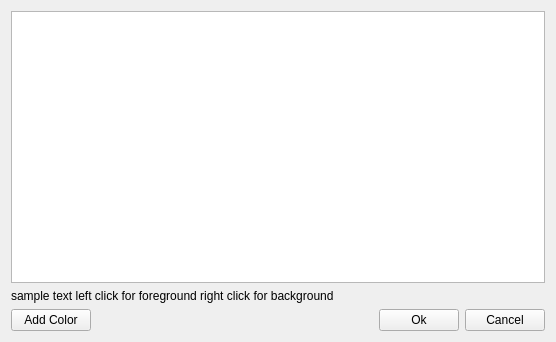
<?xml version="1.0" encoding="UTF-8"?>
<ui version="4.0">
 <class>ColorPickerWidget</class>
 <widget class="QWidget" name="ColorPickerWidget">
  <property name="geometry">
   <rect>
    <x>0</x>
    <y>0</y>
    <width>556</width>
    <height>342</height>
   </rect>
  </property>
  <property name="windowTitle">
   <string>ColorPicker</string>
  </property>
  <layout class="QGridLayout" name="gridLayout_2">
   <item row="0" column="0">
    <layout class="QGridLayout" name="gridLayout">
     <item row="3" column="2">
      <widget class="QPushButton" name="ok">
       <property name="text">
        <string>Ok</string>
       </property>
      </widget>
     </item>
     <item row="1" column="0" colspan="4">
      <widget class="ColorTableWidget" name="colors">
       <property name="mouseTracking">
        <bool>true</bool>
       </property>
       <property name="acceptDrops">
        <bool>false</bool>
       </property>
       <attribute name="horizontalHeaderVisible">
        <bool>false</bool>
       </attribute>
       <attribute name="horizontalHeaderDefaultSectionSize">
        <number>1000</number>
       </attribute>
       <attribute name="horizontalHeaderHighlightSections">
        <bool>false</bool>
       </attribute>
       <attribute name="horizontalHeaderMinimumSectionSize">
        <number>25</number>
       </attribute>
       <attribute name="verticalHeaderVisible">
        <bool>false</bool>
       </attribute>
       <attribute name="verticalHeaderDefaultSectionSize">
        <number>25</number>
       </attribute>
       <attribute name="verticalHeaderHighlightSections">
        <bool>false</bool>
       </attribute>
       <attribute name="verticalHeaderMinimumSectionSize">
        <number>25</number>
       </attribute>
      </widget>
     </item>
     <item row="3" column="1">
      <spacer name="horizontalSpacer_2">
       <property name="orientation">
        <enum>Qt::Horizontal</enum>
       </property>
       <property name="sizeHint" stdset="0">
        <size>
         <width>40</width>
         <height>20</height>
        </size>
       </property>
      </spacer>
     </item>
     <item row="3" column="0">
      <widget class="QPushButton" name="addcolor">
       <property name="text">
        <string>Add Color</string>
       </property>
      </widget>
     </item>
     <item row="3" column="3">
      <widget class="QPushButton" name="cancel">
       <property name="text">
        <string>Cancel</string>
       </property>
      </widget>
     </item>
     <item row="2" column="0" colspan="4">
      <widget class="QLabel" name="sampleText">
       <property name="autoFillBackground">
        <bool>true</bool>
       </property>
       <property name="text">
        <string>sample text left click for foreground right click for background</string>
       </property>
      </widget>
     </item>
    </layout>
   </item>
  </layout>
 </widget>
 <customwidgets>
  <customwidget>
   <class>ColorTableWidget</class>
   <extends>QTableWidget</extends>
   <header>ColorPickerWidget.h</header>
  </customwidget>
 </customwidgets>
 <resources/>
 <connections/>
</ui>
